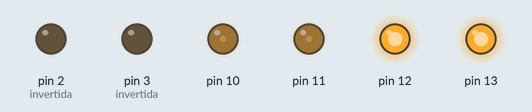
A sketch run on a simulated Arduino Uno, built with avr-gcc and run on an emulated ATmega328P. Parts: output pins drawn as LEDs (lit = HIGH).

Above: at 0.1 s.
Timing chart, 0 to 1.6 s (numbered marks = the images above):
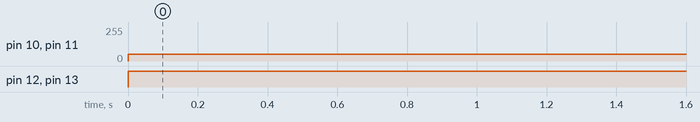

Measured:
- by itself, pin 10, pin 11: 0/255 → 50/255 at 0.00 s
- by itself, pin 12, pin 13: LOW → HIGH at 0.00 s

The sketch:

ejercicio1.ino
```cpp
void setup() {
  Serial.begin(9600);
  pinMode(3, OUTPUT);  //invertida
  pinMode(13, OUTPUT);
  pinMode(2, OUTPUT);  //invertida
  pinMode(12, OUTPUT);

}

void loop() {

  digitalWrite(13, HIGH);
  digitalWrite(3, LOW);
  digitalWrite(12, HIGH);
  digitalWrite(2, LOW);
  analogWrite(10, 50);
  analogWrite(11, 50);

}
```
